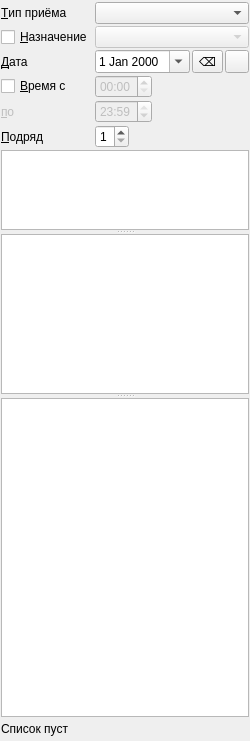
<?xml version="1.0" encoding="UTF-8"?>
<ui version="4.0">
 <class>Form</class>
 <widget class="QWidget" name="Form">
  <property name="geometry">
   <rect>
    <x>0</x>
    <y>0</y>
    <width>221</width>
    <height>741</height>
   </rect>
  </property>
  <property name="windowTitle">
   <string>Form</string>
  </property>
  <layout class="QGridLayout" name="gridLayout">
   <property name="leftMargin">
    <number>1</number>
   </property>
   <property name="topMargin">
    <number>2</number>
   </property>
   <property name="rightMargin">
    <number>1</number>
   </property>
   <property name="bottomMargin">
    <number>2</number>
   </property>
   <property name="spacing">
    <number>2</number>
   </property>
   <item row="9" column="3">
    <widget class="QLabel" name="lblReservedOrder">
     <property name="font">
      <font>
       <weight>75</weight>
       <bold>true</bold>
      </font>
     </property>
     <property name="styleSheet">
      <string notr="true">color: rgb(255, 0, 0);</string>
     </property>
     <property name="text">
      <string/>
     </property>
    </widget>
   </item>
   <item row="4" column="1">
    <widget class="QTimeEdit" name="edtBegTime">
     <property name="enabled">
      <bool>false</bool>
     </property>
     <property name="sizePolicy">
      <sizepolicy hsizetype="Maximum" vsizetype="Fixed">
       <horstretch>0</horstretch>
       <verstretch>0</verstretch>
      </sizepolicy>
     </property>
     <property name="buttonSymbols">
      <enum>QAbstractSpinBox::UpDownArrows</enum>
     </property>
     <property name="time">
      <time>
       <hour>0</hour>
       <minute>0</minute>
       <second>0</second>
      </time>
     </property>
     <property name="displayFormat">
      <string>HH:mm</string>
     </property>
     <property name="calendarPopup">
      <bool>false</bool>
     </property>
    </widget>
   </item>
   <item row="8" column="0" colspan="5">
    <widget class="QWidget" name="grpBox" native="true">
     <layout class="QVBoxLayout" name="verticalLayout">
      <property name="spacing">
       <number>0</number>
      </property>
      <property name="margin">
       <number>0</number>
      </property>
      <item>
       <widget class="QSplitter" name="splitter">
        <property name="lineWidth">
         <number>1</number>
        </property>
        <property name="midLineWidth">
         <number>0</number>
        </property>
        <property name="orientation">
         <enum>Qt::Vertical</enum>
        </property>
        <property name="opaqueResize">
         <bool>true</bool>
        </property>
        <property name="childrenCollapsible">
         <bool>false</bool>
        </property>
        <widget class="CTreeView" name="treeOrgStructure">
         <property name="sizePolicy">
          <sizepolicy hsizetype="Expanding" vsizetype="Expanding">
           <horstretch>0</horstretch>
           <verstretch>1</verstretch>
          </sizepolicy>
         </property>
        </widget>
        <widget class="CTreeView" name="treeOrgPersonnel">
         <property name="sizePolicy">
          <sizepolicy hsizetype="Expanding" vsizetype="Expanding">
           <horstretch>0</horstretch>
           <verstretch>2</verstretch>
          </sizepolicy>
         </property>
        </widget>
        <widget class="CFreeQueueTableView" name="tblAmbQueue">
         <property name="sizePolicy">
          <sizepolicy hsizetype="Expanding" vsizetype="Expanding">
           <horstretch>0</horstretch>
           <verstretch>4</verstretch>
          </sizepolicy>
         </property>
        </widget>
       </widget>
      </item>
     </layout>
    </widget>
   </item>
   <item row="9" column="0" colspan="3">
    <widget class="QLabel" name="lblQueueItemsCount">
     <property name="sizePolicy">
      <sizepolicy hsizetype="Preferred" vsizetype="Fixed">
       <horstretch>0</horstretch>
       <verstretch>0</verstretch>
      </sizepolicy>
     </property>
     <property name="text">
      <string>Список пуст</string>
     </property>
     <property name="scaledContents">
      <bool>false</bool>
     </property>
    </widget>
   </item>
   <item row="2" column="0">
    <widget class="QLabel" name="lblBegDate">
     <property name="sizePolicy">
      <sizepolicy hsizetype="Maximum" vsizetype="Preferred">
       <horstretch>0</horstretch>
       <verstretch>0</verstretch>
      </sizepolicy>
     </property>
     <property name="text">
      <string>&amp;Дата</string>
     </property>
     <property name="buddy">
      <cstring>edtBegDate</cstring>
     </property>
    </widget>
   </item>
   <item row="2" column="1" colspan="2">
    <widget class="CDateEdit" name="edtBegDate">
     <property name="sizePolicy">
      <sizepolicy hsizetype="Preferred" vsizetype="Fixed">
       <horstretch>0</horstretch>
       <verstretch>0</verstretch>
      </sizepolicy>
     </property>
     <property name="calendarPopup">
      <bool>true</bool>
     </property>
    </widget>
   </item>
   <item row="4" column="0">
    <widget class="QCheckBox" name="chkEnableTime">
     <property name="sizePolicy">
      <sizepolicy hsizetype="Maximum" vsizetype="Fixed">
       <horstretch>0</horstretch>
       <verstretch>0</verstretch>
      </sizepolicy>
     </property>
     <property name="text">
      <string>&amp;Время с</string>
     </property>
    </widget>
   </item>
   <item row="9" column="4">
    <spacer name="horizontalSpacer_3">
     <property name="orientation">
      <enum>Qt::Horizontal</enum>
     </property>
     <property name="sizeHint" stdset="0">
      <size>
       <width>40</width>
       <height>20</height>
      </size>
     </property>
    </spacer>
   </item>
   <item row="7" column="0">
    <widget class="QLabel" name="lblCountTickets">
     <property name="sizePolicy">
      <sizepolicy hsizetype="Maximum" vsizetype="Preferred">
       <horstretch>0</horstretch>
       <verstretch>0</verstretch>
      </sizepolicy>
     </property>
     <property name="text">
      <string>&amp;Подряд</string>
     </property>
     <property name="buddy">
      <cstring>edtCountTickets</cstring>
     </property>
    </widget>
   </item>
   <item row="7" column="1">
    <widget class="QSpinBox" name="edtCountTickets">
     <property name="sizePolicy">
      <sizepolicy hsizetype="Maximum" vsizetype="Fixed">
       <horstretch>0</horstretch>
       <verstretch>0</verstretch>
      </sizepolicy>
     </property>
     <property name="minimum">
      <number>1</number>
     </property>
     <property name="maximum">
      <number>9</number>
     </property>
    </widget>
   </item>
   <item row="2" column="3">
    <widget class="QToolButton" name="btnSetToday">
     <property name="sizePolicy">
      <sizepolicy hsizetype="Minimum" vsizetype="Ignored">
       <horstretch>0</horstretch>
       <verstretch>0</verstretch>
      </sizepolicy>
     </property>
     <property name="toolTip">
      <string>&lt;html&gt;&lt;head/&gt;&lt;body&gt;&lt;p&gt;сегодня&lt;/p&gt;&lt;/body&gt;&lt;/html&gt;</string>
     </property>
     <property name="text">
      <string>⌫</string>
     </property>
     <property name="arrowType">
      <enum>Qt::NoArrow</enum>
     </property>
    </widget>
   </item>
   <item row="5" column="1">
    <widget class="QTimeEdit" name="edtEndTime">
     <property name="enabled">
      <bool>false</bool>
     </property>
     <property name="sizePolicy">
      <sizepolicy hsizetype="Maximum" vsizetype="Fixed">
       <horstretch>0</horstretch>
       <verstretch>0</verstretch>
      </sizepolicy>
     </property>
     <property name="time">
      <time>
       <hour>23</hour>
       <minute>59</minute>
       <second>0</second>
      </time>
     </property>
     <property name="displayFormat">
      <string>HH:mm</string>
     </property>
    </widget>
   </item>
   <item row="5" column="0">
    <widget class="QLabel" name="lblEndTime">
     <property name="enabled">
      <bool>false</bool>
     </property>
     <property name="sizePolicy">
      <sizepolicy hsizetype="Maximum" vsizetype="Preferred">
       <horstretch>0</horstretch>
       <verstretch>0</verstretch>
      </sizepolicy>
     </property>
     <property name="text">
      <string>&amp;по</string>
     </property>
     <property name="buddy">
      <cstring>edtEndTime</cstring>
     </property>
    </widget>
   </item>
   <item row="1" column="0">
    <widget class="QCheckBox" name="chkEnableAppointmentPurpose">
     <property name="sizePolicy">
      <sizepolicy hsizetype="Maximum" vsizetype="Fixed">
       <horstretch>0</horstretch>
       <verstretch>0</verstretch>
      </sizepolicy>
     </property>
     <property name="text">
      <string>&amp;Назначение</string>
     </property>
    </widget>
   </item>
   <item row="0" column="0">
    <widget class="QLabel" name="label">
     <property name="text">
      <string>&amp;Тип приёма</string>
     </property>
     <property name="buddy">
      <cstring>cmbAppointmentType</cstring>
     </property>
    </widget>
   </item>
   <item row="1" column="1" colspan="4">
    <widget class="CRBComboBox" name="cmbAppointmentPurpose">
     <property name="enabled">
      <bool>false</bool>
     </property>
    </widget>
   </item>
   <item row="0" column="1" colspan="4">
    <widget class="CEnumComboBox" name="cmbAppointmentType"/>
   </item>
   <item row="2" column="4">
    <widget class="QToolButton" name="btnUpdateItems">
     <property name="sizePolicy">
      <sizepolicy hsizetype="Fixed" vsizetype="Ignored">
       <horstretch>0</horstretch>
       <verstretch>0</verstretch>
      </sizepolicy>
     </property>
     <property name="toolTip">
      <string>Обновить список номерков</string>
     </property>
     <property name="text">
      <string/>
     </property>
    </widget>
   </item>
  </layout>
 </widget>
 <customwidgets>
  <customwidget>
   <class>CFreeQueueTableView</class>
   <extends>QTableView</extends>
   <header>FreeQueueTableView.h</header>
  </customwidget>
  <customwidget>
   <class>CTreeView</class>
   <extends>QTreeView</extends>
   <header location="global">library/TreeView.h</header>
  </customwidget>
  <customwidget>
   <class>CDateEdit</class>
   <extends>QDateEdit</extends>
   <header location="global">library/DateEdit</header>
  </customwidget>
  <customwidget>
   <class>CRBComboBox</class>
   <extends>QComboBox</extends>
   <header location="global">library/crbcombobox.h</header>
  </customwidget>
  <customwidget>
   <class>CEnumComboBox</class>
   <extends>QComboBox</extends>
   <header location="global">library/ROComboBox.h</header>
  </customwidget>
 </customwidgets>
 <tabstops>
  <tabstop>cmbAppointmentType</tabstop>
  <tabstop>chkEnableAppointmentPurpose</tabstop>
  <tabstop>cmbAppointmentPurpose</tabstop>
  <tabstop>edtBegDate</tabstop>
  <tabstop>btnSetToday</tabstop>
  <tabstop>chkEnableTime</tabstop>
  <tabstop>edtBegTime</tabstop>
  <tabstop>edtEndTime</tabstop>
  <tabstop>edtCountTickets</tabstop>
  <tabstop>treeOrgStructure</tabstop>
  <tabstop>treeOrgPersonnel</tabstop>
  <tabstop>tblAmbQueue</tabstop>
 </tabstops>
 <resources/>
 <connections>
  <connection>
   <sender>chkEnableTime</sender>
   <signal>toggled(bool)</signal>
   <receiver>edtBegTime</receiver>
   <slot>setEnabled(bool)</slot>
   <hints>
    <hint type="sourcelabel">
     <x>36</x>
     <y>28</y>
    </hint>
    <hint type="destinationlabel">
     <x>114</x>
     <y>25</y>
    </hint>
   </hints>
  </connection>
  <connection>
   <sender>chkEnableTime</sender>
   <signal>toggled(bool)</signal>
   <receiver>edtEndTime</receiver>
   <slot>setEnabled(bool)</slot>
   <hints>
    <hint type="sourcelabel">
     <x>53</x>
     <y>43</y>
    </hint>
    <hint type="destinationlabel">
     <x>158</x>
     <y>68</y>
    </hint>
   </hints>
  </connection>
  <connection>
   <sender>chkEnableAppointmentPurpose</sender>
   <signal>toggled(bool)</signal>
   <receiver>cmbAppointmentPurpose</receiver>
   <slot>setEnabled(bool)</slot>
   <hints>
    <hint type="sourcelabel">
     <x>57</x>
     <y>91</y>
    </hint>
    <hint type="destinationlabel">
     <x>189</x>
     <y>95</y>
    </hint>
   </hints>
  </connection>
  <connection>
   <sender>chkEnableTime</sender>
   <signal>toggled(bool)</signal>
   <receiver>lblEndTime</receiver>
   <slot>setEnabled(bool)</slot>
   <hints>
    <hint type="sourcelabel">
     <x>5</x>
     <y>38</y>
    </hint>
    <hint type="destinationlabel">
     <x>8</x>
     <y>55</y>
    </hint>
   </hints>
  </connection>
 </connections>
</ui>
